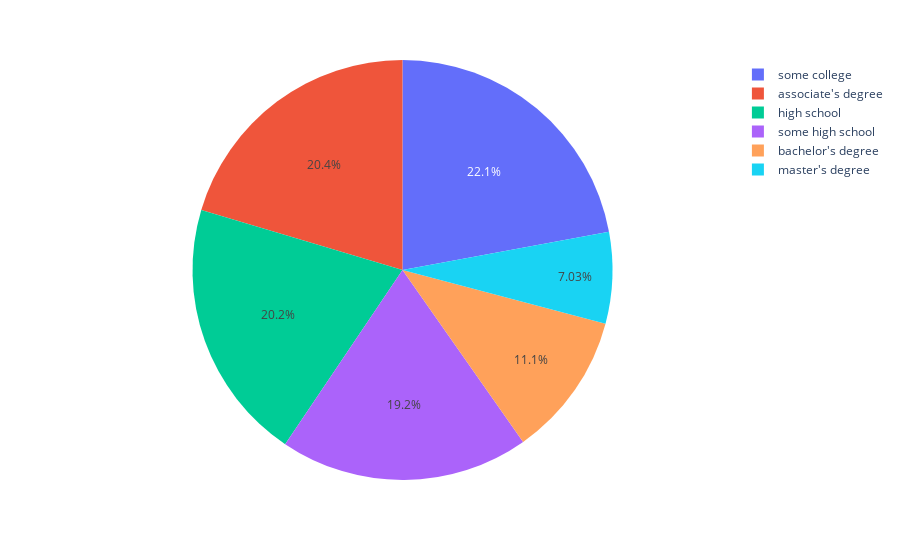

Write notebook code for a chart like this one.
### Code cell
import plotly.express as px
fig2 = px.pie(data, values = data['parental_education'].value_counts().values, names = data['parental_education'].value_counts().index)
fig2.show()

### Figure 1 — Plotly figure (JSON) as saved in the notebook; plotly's stock layout.template omitted (floating-point values rounded to 4 significant figures)
{"data": [{"domain": {"x": [0, 1], "y": [0, 1]}, "hovertemplate": "label=%{label}<br>value=%{value}<extra></extra>", "labels": ["some college", "associate's degree", "high school", "some high school", "bachelor's degree", "master's degree"], "legendgroup": "", "name": "", "showlegend": true, "type": "pie", "values": [220, 203, 201, 191, 111, 70]}], "layout": {"legend": {"tracegroupgap": 0}, "margin": {"t": 60}}}
